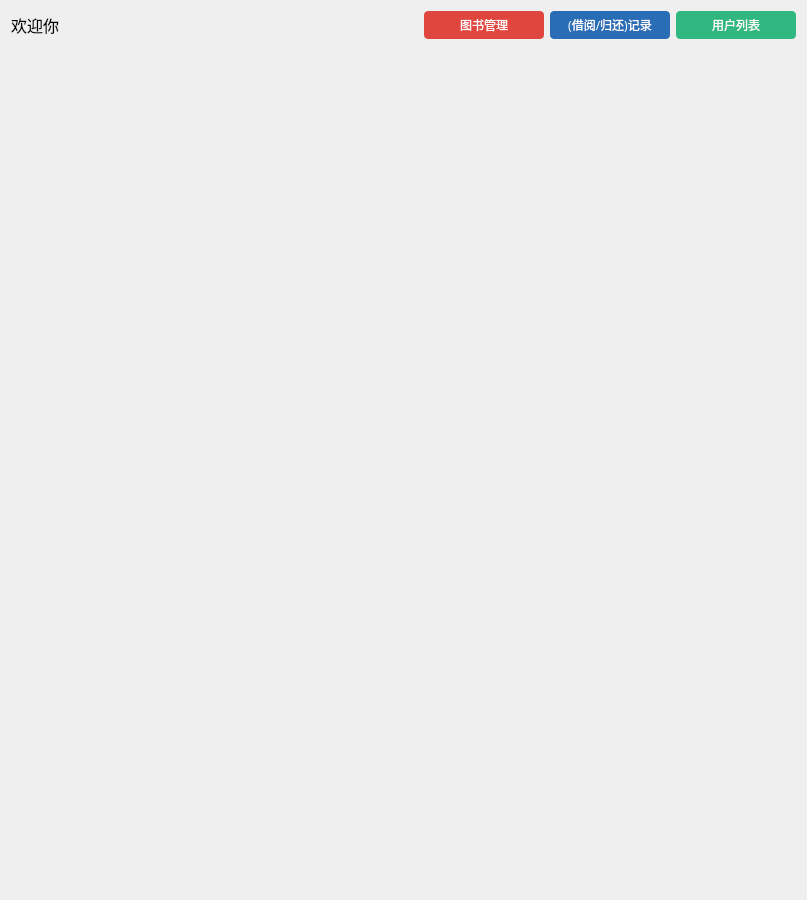
<?xml version="1.0" encoding="UTF-8"?>
<ui version="4.0">
 <class>console</class>
 <widget class="QWidget" name="console">
  <property name="geometry">
   <rect>
    <x>0</x>
    <y>0</y>
    <width>807</width>
    <height>900</height>
   </rect>
  </property>
  <property name="minimumSize">
   <size>
    <width>800</width>
    <height>750</height>
   </size>
  </property>
  <property name="windowTitle">
   <string>console</string>
  </property>
  <property name="styleSheet">
   <string notr="true">#console
{
    border-image: url(:/page_preview/Resources/BackGround2.png);
}</string>
  </property>
  <layout class="QVBoxLayout" name="verticalLayout">
   <property name="spacing">
    <number>0</number>
   </property>
   <property name="leftMargin">
    <number>0</number>
   </property>
   <property name="topMargin">
    <number>0</number>
   </property>
   <property name="rightMargin">
    <number>0</number>
   </property>
   <property name="bottomMargin">
    <number>0</number>
   </property>
   <item>
    <widget class="QWidget" name="widget_3" native="true">
     <property name="minimumSize">
      <size>
       <width>800</width>
       <height>750</height>
      </size>
     </property>
     <layout class="QVBoxLayout" name="verticalLayout_2">
      <item>
       <layout class="QHBoxLayout" name="horizontalLayout_2">
        <item>
         <widget class="QLabel" name="label">
          <property name="styleSheet">
           <string notr="true">font-size: 16px;
font-family: Microsoft YaHei;</string>
          </property>
          <property name="text">
           <string>欢迎你</string>
          </property>
         </widget>
        </item>
        <item>
         <spacer name="horizontalSpacer">
          <property name="orientation">
           <enum>Qt::Horizontal</enum>
          </property>
          <property name="sizeHint" stdset="0">
           <size>
            <width>40</width>
            <height>20</height>
           </size>
          </property>
         </spacer>
        </item>
        <item>
         <widget class="QPushButton" name="PB_library">
          <property name="styleSheet">
           <string notr="true">width: 120px;
height: 28px;
background: #E0463E;
border-radius: 4px;
font-size: 12px;
font-family: Microsoft YaHei;
font-weight: 400;
color: #FEFEFE;
line-height: 60px;</string>
          </property>
          <property name="text">
           <string>图书管理</string>
          </property>
         </widget>
        </item>
        <item>
         <widget class="QPushButton" name="PB_record">
          <property name="styleSheet">
           <string notr="true">width: 120px;
height: 28px;
background: #286DB5;
border-radius: 4px;
font-size: 12px;
font-family: Microsoft YaHei;
font-weight: 400;
color: #FEFEFE;
line-height: 60px;</string>
          </property>
          <property name="text">
           <string>(借阅/归还)记录</string>
          </property>
         </widget>
        </item>
        <item>
         <widget class="QPushButton" name="PB_user">
          <property name="styleSheet">
           <string notr="true">QPushButton#PB_user
{
width: 120px;
height: 28px;
background: #31B880;
border-radius: 4px;
font-size: 12px;
font-family: Microsoft YaHei;
font-weight: 400;
color: #FEFEFE;
line-height: 60px;
}
QPushButton#PB_user:hover
{
width: 120px;
height: 28px;
background: #31B880;
border-radius: 4px;
font-size: 12px;
font-family: Microsoft YaHei;
font-weight: 400;
color: #000000;
line-height: 60px;
}

QPushButton#PB_user:pressed
{
width: 120px;
height: 28px;
background: #31B880;
border-radius: 4px;
font-size: 12px;
font-family: Microsoft YaHei;
font-weight: 400;
color: #FEFEFE;
line-height: 60px;
}</string>
          </property>
          <property name="text">
           <string>用户列表</string>
          </property>
         </widget>
        </item>
       </layout>
      </item>
      <item>
       <widget class="QStackedWidget" name="stackedWidget">
        <property name="minimumSize">
         <size>
          <width>770</width>
          <height>700</height>
         </size>
        </property>
        <property name="styleSheet">
         <string notr="true"/>
        </property>
        <property name="currentIndex">
         <number>0</number>
        </property>
        <widget class="QWidget" name="page">
         <property name="styleSheet">
          <string notr="true"/>
         </property>
         <layout class="QHBoxLayout" name="horizontalLayout">
          <property name="spacing">
           <number>0</number>
          </property>
          <property name="leftMargin">
           <number>0</number>
          </property>
          <property name="topMargin">
           <number>0</number>
          </property>
          <property name="rightMargin">
           <number>0</number>
          </property>
          <property name="bottomMargin">
           <number>0</number>
          </property>
          <item>
           <widget class="page_preview" name="page1_preview" native="true">
            <property name="styleSheet">
             <string notr="true"/>
            </property>
           </widget>
          </item>
         </layout>
        </widget>
        <widget class="QWidget" name="page_2">
         <property name="styleSheet">
          <string notr="true"/>
         </property>
         <layout class="QGridLayout" name="gridLayout_2">
          <property name="leftMargin">
           <number>0</number>
          </property>
          <property name="topMargin">
           <number>0</number>
          </property>
          <property name="rightMargin">
           <number>0</number>
          </property>
          <property name="bottomMargin">
           <number>0</number>
          </property>
          <property name="spacing">
           <number>0</number>
          </property>
          <item row="0" column="0">
           <widget class="Borrowed_Manager" name="widget" native="true">
            <property name="styleSheet">
             <string notr="true"/>
            </property>
           </widget>
          </item>
         </layout>
        </widget>
        <widget class="QWidget" name="page_3">
         <layout class="QGridLayout" name="gridLayout_3">
          <property name="leftMargin">
           <number>0</number>
          </property>
          <property name="topMargin">
           <number>0</number>
          </property>
          <property name="rightMargin">
           <number>0</number>
          </property>
          <property name="bottomMargin">
           <number>0</number>
          </property>
          <property name="spacing">
           <number>0</number>
          </property>
          <item row="0" column="0">
           <widget class="User_Manager" name="widget_2" native="true"/>
          </item>
         </layout>
        </widget>
       </widget>
      </item>
     </layout>
    </widget>
   </item>
  </layout>
 </widget>
 <layoutdefault spacing="6" margin="11"/>
 <customwidgets>
  <customwidget>
   <class>page_preview</class>
   <extends>QWidget</extends>
   <header>page_preview.h</header>
   <container>1</container>
  </customwidget>
  <customwidget>
   <class>Borrowed_Manager</class>
   <extends>QWidget</extends>
   <header>borrowed_manager.h</header>
   <container>1</container>
  </customwidget>
  <customwidget>
   <class>User_Manager</class>
   <extends>QWidget</extends>
   <header>user_manager.h</header>
   <container>1</container>
  </customwidget>
 </customwidgets>
 <resources/>
 <connections/>
</ui>
